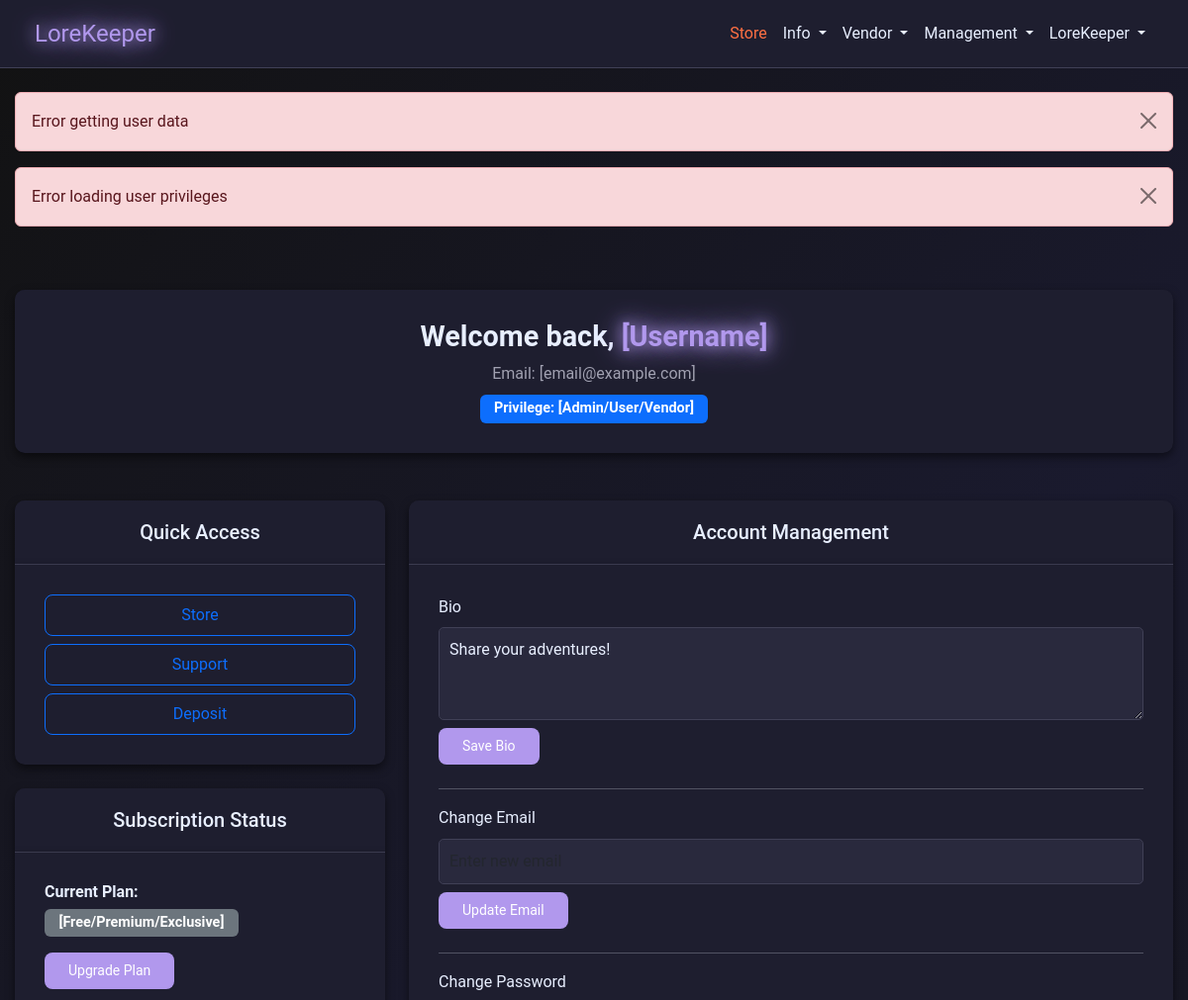
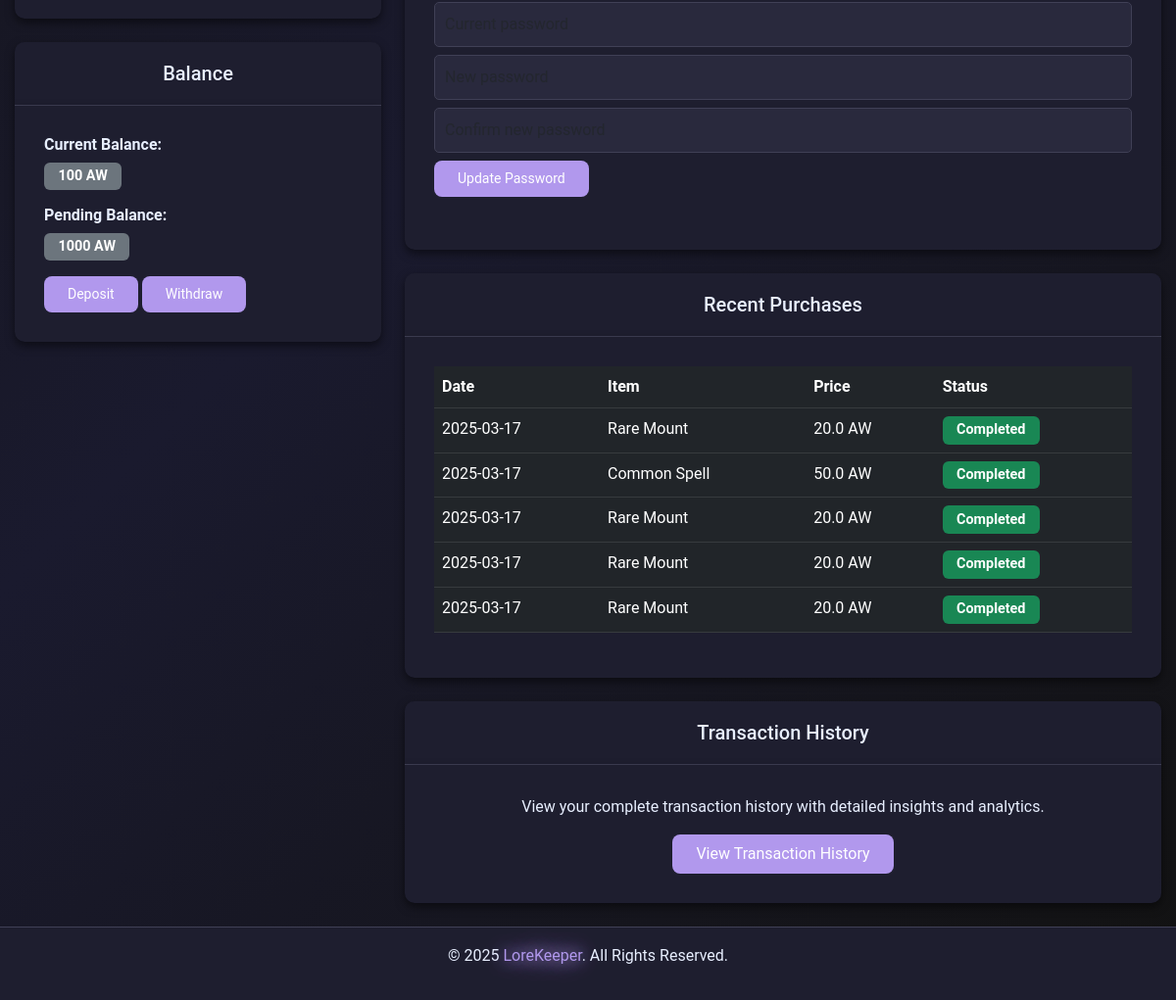
/account (signed in), run on the app's committed database (2 pictures, top to bottom).
### models.py (models this page shows)
class Purchase(db.Model):
    __tablename__ = "purchases"
    id = db.Column(db.Integer, primary_key=True)
    user_id = db.Column(
        db.Integer, db.ForeignKey("users.id"), nullable=False, index=True
    )
    item_id = db.Column(db.Integer, db.ForeignKey("items.id"), nullable=False)
    vendor_id = db.Column(db.Integer, db.ForeignKey("vendors.id"), nullable=False)
    quantity = db.Column(db.Integer, default=1)
    purchase_date = db.Column(db.DateTime, default=datetime.utcnow)
    total_price = db.Column(db.Float, nullable=False)

### app.py (the view)
@app.route("/account", methods=["GET", "POST"])
def account():
    if not session.get("user_id"):
        return redirect(url_for("login"))
    user = User.query.get(session.get("user_id"))
    if not user:
        session.clear()
        return redirect(url_for("login"))
    purchases = (
        Purchase.query.filter_by(user_id=user.id)
        .order_by(Purchase.purchase_date.desc())
        .limit(5)
        .all()
    )
    for purchase in purchases:
        purchase.item_name = (
            Item.query.get(purchase.item_id).name if purchase.item_id else "N/A"
        )
        purchase.item_status = (
            "Completed"  # Or get from the actual status field if available
        )
    transactions = (
        SystemTransaction.query.filter(
            (SystemTransaction.sender_id == user.id)
            | (SystemTransaction.receiver_id == user.id)
        )
        .order_by(SystemTransaction.created_at.desc())
        .limit(10)
        .all()
    )
    for transaction in transactions:
        if transaction.sender_id > 0:
            sender = User.query.get(transaction.sender_id)
            transaction.sender_name = sender.username if sender else "Unknown"
        else:
            transaction.sender_name = (
                "System" if transaction.sender_id == SYSTEM_ID else "Payment Provider"
            )
        receiver = User.query.get(transaction.receiver_id)
        transaction.receiver_name = receiver.username if receiver else "Unknown"
    return render_template(
        "myaccount_template.html",
        purchases=purchases,
        transactions=transactions,
        user=user,
    )

### app.py (called while the page is built)
@app.after_request
def add_header(response):
    response.headers["Cache-Control"] = "no-store"
    return response

@app.before_request
def before_request():
    try:
        if session.get("user_id"):
            session.permanent = True
        else:
            getCookie()
    except Exception:
        session.clear()

### templates/myaccount_template.html (shortened to what this page needs)
{% extends "nav_footer_template.html" %}  {% block content %}
<div id="wrapper">
  <div class="container mt-5">
    <div class="card mb-5">
      <div class="card-body text-center">
        <h2 class="mb-2">Welcome back, <span id="username" class="glow">[Username]</span></h2>
        <p class="text-muted mb-2">Email: <span id="email">[email@example.com]</span></p>
        <span class="badge bg-primary">Privilege: <span id="privilege">[Admin/User/Vendor]</span></span>
      </div>
    </div>
    <div class="row">
      <div class="col-md-4">
        <div class="card mb-4">
          <div class="card-header">
            <h3 class="card-title h5 mb-0">Quick Access</h3>
          </div>
          <div class="card-body">
            <div class="d-grid gap-2">
              <a href="/store" class="btn btn-outline-primary">Store</a>
              <a href="/support" class="btn btn-outline-primary">Support</a>
              <a href="/checkout/deposit" class="btn btn-outline-primary">Deposit</a>
            </div>
          </div>
        </div>
        <div class="card mb-4">
          <div class="card-header">
            <h3 class="card-title h5 mb-0">Subscription Status</h3>
          </div>
          <div class="card-body">
            <h6 class="fw-bold">Current Plan:</h6>
            <p class="mb-3">
              <span id="sub-tier" class="badge bg-secondary">[Free/Premium/Exclusive]</span>
            </p>
            <a href="/store#subscriptions" class="btn btn-primary btn-sm">Upgrade Plan</a>
          </div>
        </div>
        <div class="card mb-4">
          <div class="card-header">
            <h3 class="card-title h5 mb-0">Balance</h3>
          </div>
          <div class="card-body">
            <h6 class="fw-bold">Current Balance:</h6>
            <p class="mb-3">
              <span id="balance-field" class="badge bg-secondary"><span id="balance">100</span><span id="currency-code"> AW</span></span>
            </p>
            <h6 class="fw-bold">Pending Balance:</h6>
            <p class="mb-3">
              <span id="pending-balance-field" class="badge bg-secondary"><span id="pending-balance">1000</span><span id="currency-code"> AW</span></span>
            </p>
            <a href="/checkout/deposit" class="btn btn-primary btn-sm">Deposit</a>
            <a href="/store#subscriptions" class="btn btn-primary btn-sm">Withdraw</a>
          </div>
        </div>
      </div>
      <div class="col-md-8">
        <div class="card mb-4">
          <div class="card-header">
            <h3 class="card-title h5 mb-0">Account Management</h3>
          </div>
          <div class="card-body">
            <div class="mb-4">
              <label for="bio" class="form-label">Bio</label>
              <textarea class="form-control mb-2" id="bio" rows="3">Share your adventures!</textarea>
              <button class="btn btn-primary btn-sm">Save Bio</button>
            </div>
            <hr>
            <div class="mb-4">
              <label for="new-email" class="form-label">Change Email</label>
              <input
                type="email"
                class="form-control mb-2"
                id="new-email"
                placeholder="Enter new email"
              />
              <button class="btn btn-primary btn-sm">Update Email</button>
            </div>
            <hr>
            <div class="mb-4">
              <label class="form-label">Change Password</label>
              <div class="mb-2">
                <input
                  type="password"
                  class="form-control mb-2"
                  id="current-password"
                  placeholder="Current password"
                />
                <input
                  type="password"
                  class="form-control mb-2"
                  id="new-password"
                  placeholder="New password"
                />
                <input
                  type="password"
                  class="form-control mb-2"
                  id="confirm-password"
                  placeholder="Confirm new password"
                />
              </div>
              <button class="btn btn-primary btn-sm">Update Password</button>
            </div>
          </div>
        </div>
        <div class="card mb-4">
          <div class="card-header">
            <h3 class="card-title h5 mb-0">Recent Purchases</h3>
          </div>
          <div class="card-body">
            <div class="table-responsive">
              <table class="table table-dark table-hover">
                <thead>
                  <tr>
                    <th>Date</th>
                    <th>Item</th>
                    <th>Price</th>
                    <th>Status</th>
                  </tr>
                </thead>
                <tbody>
                  {% for purchase in purchases %}
                  <tr>
                    <td>{{ purchase.purchase_date.strftime('%Y-%m-%d') }}</td>
                    <td>{{ purchase.item_name }}</td>
                    <td>{{ purchase.total_price }} AW</td>
                    <td><span class="badge bg-success">{{ purchase.item_status }}</span></td>
                  </tr>
                  {% endfor %}
                </tbody>
              </table>
            </div>
          </div>
        </div>
        <div class="card mb-4">
          <div class="card-header">
            <h3 class="card-title h5 mb-0">Transaction History</h3>
          </div>
          <div class="card-body text-center">
            <p class="mb-3">View your complete transaction history with detailed insights and analytics.</p>
            <a href="/account/transactions" class="btn btn-primary">View Transaction History</a>
          </div>
        </div>
      </div>
    </div>
  </div>
</div>
{% endblock %}

### static/css/style.css (style rules this page uses)
:root { --background-color: #121212; --text-color: #E8EFFF; --text-muted: #a1a1b1; --accent-color: #b198ed; --card-background: #1e1e2f; --input-background: #29293d; --input-border: #404056; --btn-hover: #9b84d6; --store-btn-color: #ff7043; --store-btn-hover: #ff5722; --card-shadow: rgba(0, 0, 0, 0.5); --section-padding: 60px; --element-spacing: 20px; }
body { margin: 0; padding: 0; font-family: 'Roboto', sans-serif; background: linear-gradient(135deg, #121212, #1a1a2e, #121212); background-size: cover; background-repeat: no-repeat; background-attachment: fixed; color: var(--text-color); line-height: 1.6; display: flex; flex-direction: column; min-height: 100vh; overflow-x: hidden; }
.card, .card-header, .card-body { background-color: var(--card-background); color: var(--text-color); border: none; border-radius: 10px; box-shadow: 0 4px 10px var(--card-shadow); }
.form-label { color: var(--text-muted); }
.form-control { background-color: var(--input-background); border: 1px solid var(--input-border); color: var(--text-color); }
.text-muted { color: var(--text-muted) !important; }
.text-center { text-align: center; }
.mb-4 { margin-bottom: 1.5rem; }
.container { width: 100%; max-width: 1200px; margin: 0 auto; padding: 0 15px; box-sizing: border-box; }
.card { background-color: var(--card-background); color: var(--text-color); border: none; border-radius: 10px; box-shadow: 0 4px 10px var(--card-shadow); transition: all 0.3s ease; overflow: hidden; }
.card-header { background-color: var(--card-background); border-bottom: 1px solid var(--input-border); text-align: center; padding: 20px; }
.card-body { padding: 30px; background-color: var(--card-background); border-radius: 0 0 10px 10px; }
.glow { color: var(--accent-color) !important; text-shadow: 0 0 15px var(--accent-color), 0 0 30px var(--accent-color) !important; animation: glow 3s ease-in-out infinite; text-decoration: none; }
.form-label { color: var(--text-color) !important; font-size: 1rem; }
.form-control { background-color: var(--input-background); border: 1px solid var(--input-border); color: var(--text-color); padding: 10px; border-radius: 5px; }
.card { background-color: var(--card-background); color: var(--text-color); border: none; border-radius: 10px; box-shadow: 0 4px 10px var(--card-shadow); }
.card-body { padding: 30px; }
.form-label { color: var(--text-color); font-size: 1rem; }
.btn-primary { background-color: var(--accent-color); border: none; transition: background-color 0.3s ease, transform 0.2s ease; }
.btn { border-radius: 8px; padding: 0.5rem 1.5rem; transition: all 0.3s ease; }
#wrapper { overflow-x: hidden; width: 100%; position: relative; }
.card-body h2 { font-size: 1.8rem; font-weight: 600; }
.card-body .badge { font-size: 0.9rem; padding: 0.5em 1em; }

### data on the page
Purchase: purchase_date "2025-03-17", item_name "Rare Mount", total_price "20.0", item_status "Completed"
Purchase: purchase_date "2025-03-17", item_name "Common Spell", total_price "50.0", item_status "Completed"
Purchase: purchase_date "2025-03-17", item_name "Rare Mount", total_price "20.0", item_status "Completed"
Purchase: purchase_date "2025-03-17", item_name "Rare Mount", total_price "20.0", item_status "Completed"
Purchase: purchase_date "2025-03-17", item_name "Rare Mount", total_price "20.0", item_status "Completed"

### other printed values
{{ session['username'] }} "LoreKeeper"
